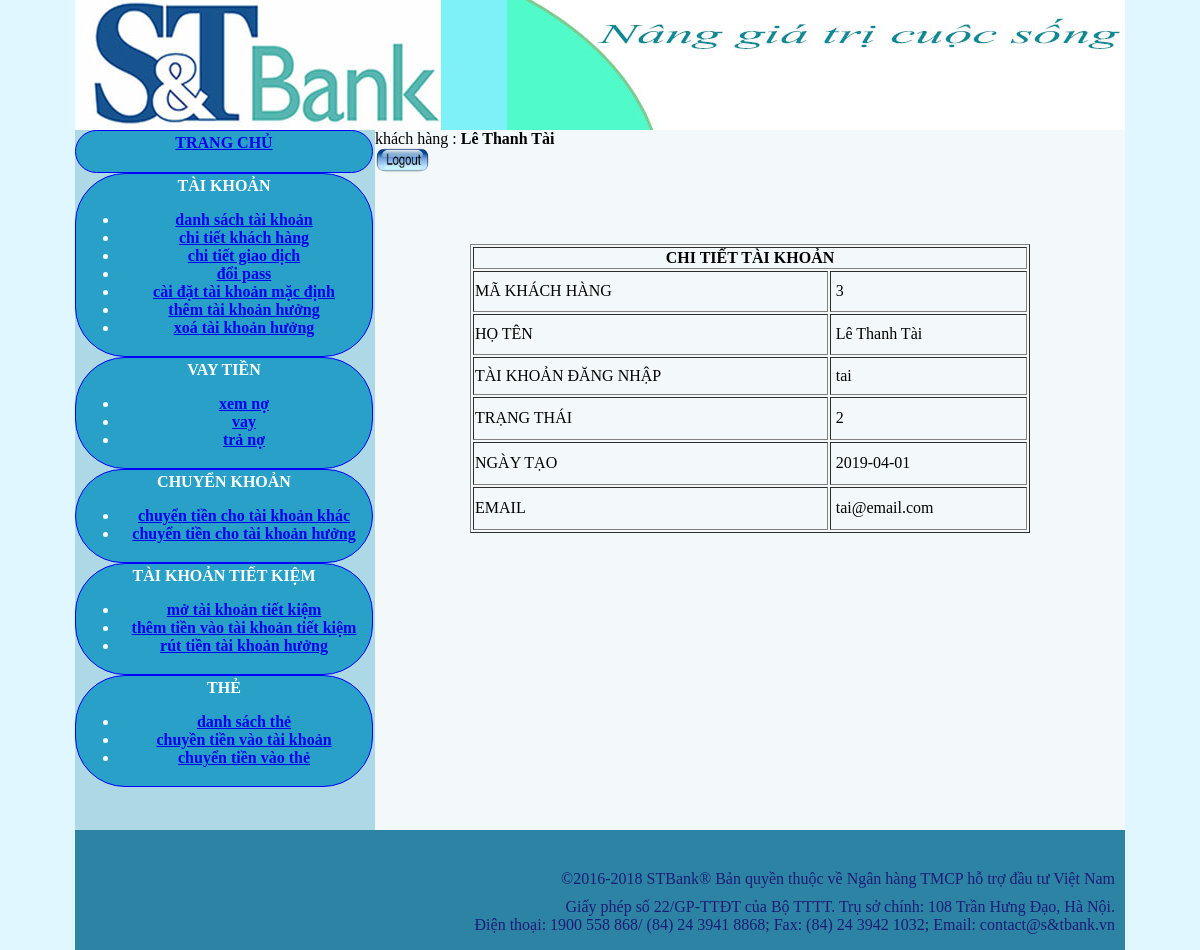
Page /acctrangchu.php?ts=ctkh (signed in) on the committed database.
### tables this page shows
CREATE TABLE `khachhang` (
  `id_khachhang` int(11) NOT NULL,
  `khachhangid` varchar(25) NOT NULL,
  `taikhoanmacdinh` varchar(25) NOT NULL,
  `ho` varchar(25) NOT NULL,
  `ten` varchar(25) NOT NULL,
  `loginid` varchar(255) NOT NULL,
  `pass` varchar(250) NOT NULL,
  `passchuyenkhoan` varchar(250) NOT NULL,
  `trangthai` varchar(25) NOT NULL,
  `ngaytao` date NOT NULL,
  `max_chuyentien` double NOT NULL,
  `email` varchar(50) NOT NULL
);

### chitietkhachhang.php (the view, shortened to what this page needs)
<?php require("DBconnect.php") ;?>
	<?php
		$results = mysqli_query($conn,"SELECT * FROM khachhang where id_khachhang=$_SESSION[id_khachhang]");
	while($arrow = mysqli_fetch_array($results,MYSQLI_ASSOC)){
		$ngaytao = $arrow["ngaytao"];
		$ho = $arrow["ho"];
		$ten = $arrow ["ten"];
		$loginid = $arrow["loginid"];
		$id_khachhang = $arrow["id_khachhang"];
		$trangthai = $arrow["trangthai"];
		$email = $arrow ["email"];
	}
	?>
<div align="center" >
     		 <h2>&nbsp;</h2>
     		 <table width="560" border="1"  align="center">
     		   <tr>
     		     <th colspan="2" scope="col">CHI TIẾT TÀI KHOẢN </th>
   		     </tr>
				 <tr>
     		     <td height="37"> MÃ KHÁCH HÀNG</td>
     		     <td>&nbsp;<?php echo $id_khachhang; ?></td>
   		     </tr>
     		<tr>
     		     <td height="37"> HỌ TÊN</td>
     		     <td>&nbsp;<?php echo $ho." ".$ten; ?></td>
   		     </tr>
     		   <tr>
     		     <td height="34">TÀI KHOẢN ĐĂNG NHẬP</td>
     		     <td>&nbsp;<?php echo $loginid ; ?></td>
   		     </tr>
     		   <tr>
     		     <td height="39">TRẠNG THÁI</td>
     		     <td>&nbsp;<?php echo $trangthai ; ?></td>
				 </tr>
				 <tr>
     		     <td height="39">NGÀY TẠO</td>
     		     <td>&nbsp;<?php echo $ngaytao ; ?></td>
   		     </tr>
				 <tr>
     		     <td height="39">EMAIL</td>
     		     <td>&nbsp;<?php echo $email ; ?></td>
   		     </tr>
   		   </table>
	</div>

### index.css (style rules this page uses)
body { background-color: #e1f7ff; margin-top: 0px; margin-bottom: 0px; }

### rows in the picture
khachhang: id_khachhang "3", ho "Lê Thanh", ten "Tài", loginid "tai", trangthai "2", ngaytao "2019-04-01", email "tai@email.com"

### other values in the picture
$_SESSION["ho"] "Lê Thanh"
$_SESSION["ten"] "Tài"
